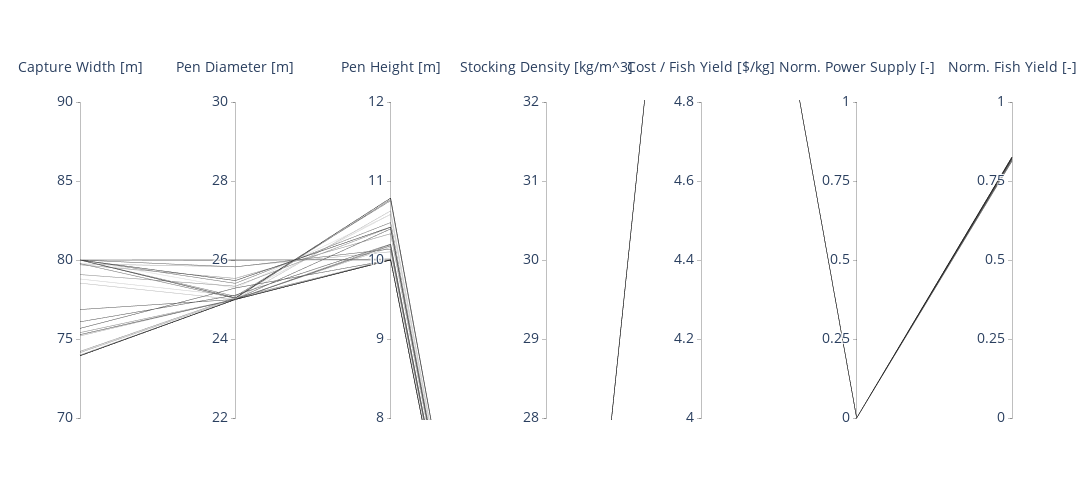

Write notebook code for a chart like this one.
### Code cell
# ref: https://plotly.com/python/parallel-coordinates-plot/
import plotly.graph_objects as go

import pandas as pd

df['run_id'] = np.random.randn(len(df))

fig = go.Figure(data=
    go.Parcoords(
        line = dict(color = df['run_id'],
                   colorscale = [[0,'white'],[1,'black']],
                                                                     ),
        dimensions = list([
            dict(range = [70,90],
                tickvals = np.linspace(70,90, 5),
                label = 'Capture Width [m]', values = df['capture_width']),
            dict(range = [22,30],
            tickvals = np.linspace(22,30, 5),
                label = 'Pen Diameter [m]', values = df['pen_diameter']),
            dict(range = [8,12],
                tickvals = np.linspace(8,12, 5),
                label = 'Pen Height [m]', values = df['pen_height']),
            dict(range = [28,32],
                tickvals = np.linspace(28,32, 5),
                label = 'Stocking Density [kg/m^3]', values = df['stock_density']),
            dict(range = [4,4.8],
                tickvals = np.linspace(4,4.8, 5),
                label = 'Cost / Fish Yield [$/kg]', values = df['Obj']),
            dict(range = [0,1],
                tickvals = np.linspace(0,1, 5),
                label = 'Norm. Power Supply [-]', values = df['P_gen_cons']),
            dict(range = [0,1],
                tickvals = np.linspace(0,1, 5),
                label = 'Norm. Fish Yield [-]', values = df['fish_yield_cons'])
        ])
    )
)

fs = 14
fig.update_traces(
    labelfont=
    dict(size= fs), 
    tickfont=dict(size= fs), 
    selector=dict(type='parcoords')
    ) 

fig.update_layout(
    plot_bgcolor = 'white',
    paper_bgcolor = 'white',
    autosize=False,
    width=1350,
    height=500
    )

fig.write_image("results/Parallel_coordinate.pdf")
fig.write_image("results/Parallel_coordinate.png")
fig.show()
